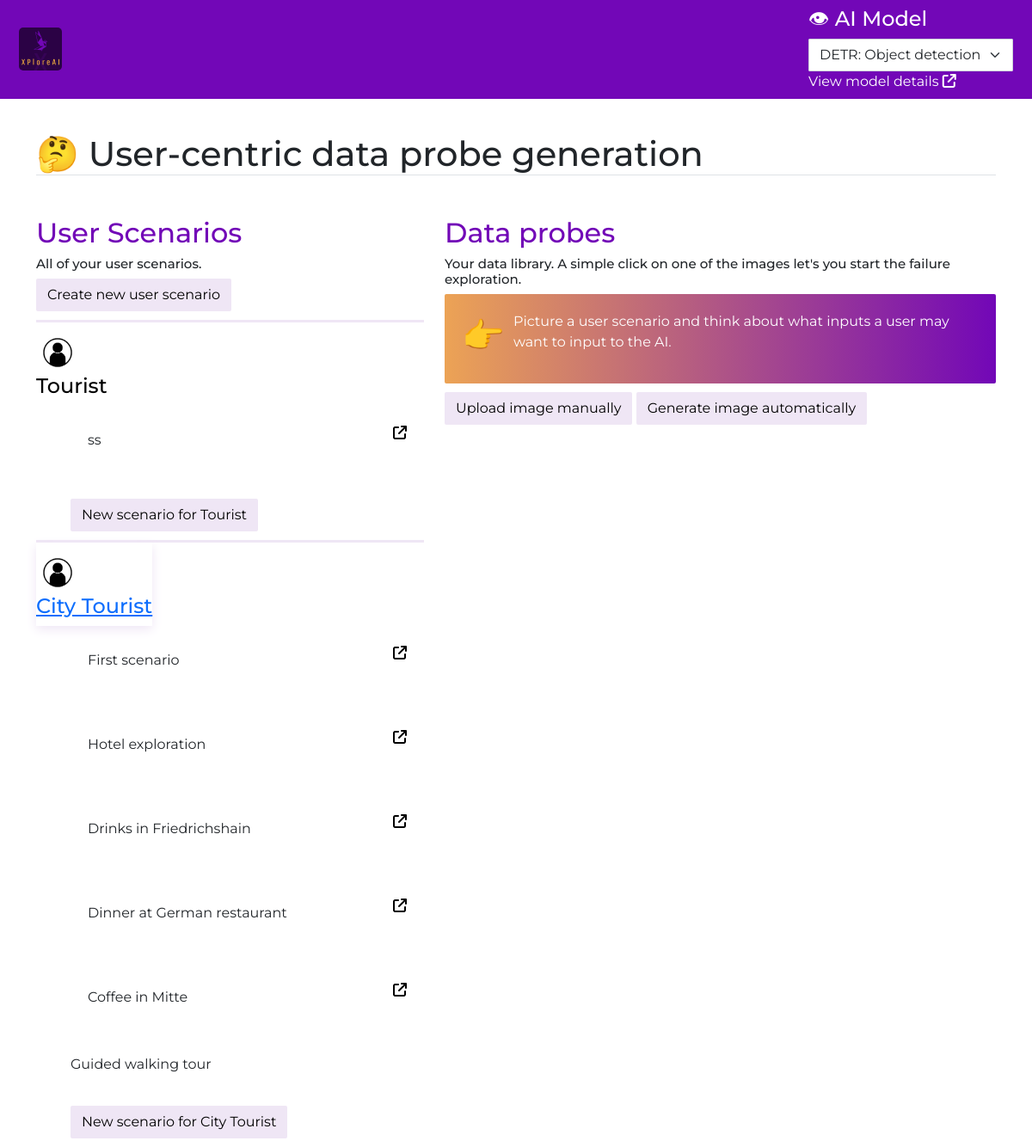
The app's page /fdd_app/persona=36/scenario=48/samples with its own data.
### fdd_app/models.py (models this page shows)
class Persona(models.Model):
  image = models.ImageField(upload_to='personas/', default='personas/default_persona.jpeg')
  name = models.CharField(max_length=100, blank=True)
  description = models.TextField(blank=True)

class Scenario(models.Model):
  persona = models.ForeignKey(Persona, on_delete=models.CASCADE, blank=True)
  description = models.CharField(max_length=300, blank=True)

### fdd_app/views.py (the view)
# urls.py: path('persona=<int:persona_id>/scenario=<int:scenario_id>/samples', views.samples, name='samples'),
@csrf_exempt
def samples(request, persona_id, scenario_id):
  latest_scenario = Scenario.objects.latest('id')
  lastest_persona = latest_scenario.persona
  query_form = QueryForm(request.POST)
  persona = Persona.objects.get(id=persona_id)
  scenario = Scenario.objects.get(id=scenario_id)
  personas = Persona.objects.all().order_by("-id")
  scenarios = Scenario.objects.all().order_by("-id")
  p_and_s = []
  for p in personas:
    s = p.scenario_set.all().order_by('-id')
    p_and_s.append({'persona': p, 'scenarios': s})
  samples = Sample.objects.filter(scenario=scenario)
  ais = Ai.objects.all()
  if request.method == "POST" and query_form.is_valid():
    qf = query_form.save(commit=False)
    qf.persona = persona
    qf.scenario = scenario
    qf.save()
    query = Query.objects.latest('id')
    results = call_google_api(query.input_query)
    image_results = results['images_results']
    random_idx = np.random.randint(0, np.floor(len(image_results)/4))
    image_results = image_results[random_idx:random_idx + 1]
    for image_result in image_results:
      url = image_result['thumbnail']
      title = image_result['title']
      urllib.request.urlretrieve(url, 'media/images/{}.jpg'.format(title))
      image1 = Sample.objects.create(image='../media/images/{}.jpg'.format(title), persona=persona, scenario=scenario)
      image1.save()
    client = replicate.Client(api_token=os.environ['REPLICATE_API_TOKEN'])
    model = client.models.get("kuprel/min-dalle")
    generated_image = model.predict(text=query.input_query, grid_size=1, temperature=1, progressive_outputs=False)
    for url in generated_image:
      sample = Sample.objects.latest('id')
      file_name = 'media/images/{}.jpg'.format(sample.id + 1)
      res = requests.get(url, stream = True)
      if res.status_code == 200:
        with open(file_name,'wb') as f:
          shutil.copyfileobj(res.raw, f)
          image2 = Sample.objects.create(image='../media/images/{}.jpg'.format(sample.id + 1), persona=persona, scenario=scenario)
          image2.save()
        print('Image sucessfully Downloaded: ',file_name)
      else:
        print('Image Couldn\'t be retrieved')
    return render(request, 'fdd_app/samples.html',
      {
      'latest_persona': lastest_persona,
      'latest_scenario': latest_scenario,
      'query_form': query_form,
      'samples': samples,
      'persona': persona,
      'scenario': scenario,
      'ais': ais,
      'p_and_s': p_and_s
      })
  else:
    return render(request, 'fdd_app/samples.html',
      {
      'latest_persona': lastest_persona,
      'latest_scenario': latest_scenario,
      'query_form':query_form,
      'samples': samples,
      'persona': persona,
      'scenario': scenario,
      'ais': ais,
      'p_and_s': p_and_s,
      })

### fdd_app/forms.py
class QueryForm(forms.ModelForm):
  input_query = forms.CharField(widget=forms.TextInput(attrs={'placeholder': 'Prompt'}), label="", required=True)
  class Meta:
    model = Query
    fields = ['input_query']

### fdd_app/templates/fdd_app/samples.html (shortened to what this page needs)
<!DOCTYPE html>
<html lang="en">
<head>
    {% load static %}
    {% load mathfilters %}
    {% load index %}
    {% load to_int %}
    <link rel="stylesheet" type="text/css" href="{% static 'fdd_app/css/style.css' %}">
    <link href="https://cdn.jsdelivr.net/npm/bootstrap@5.2.0-beta1/dist/css/bootstrap.min.css" rel="stylesheet">
</head>
<body class="font">
  <nav class="navbar navbar-expand-lg">
    <div class="container-fluid">
      <img class="logo" src="../../../media/logo/xploreai.png" alt="XploreAI">
      <div class="margin-right">
        <h4 class="white">&#128065 AI Model</h4>
        <div class="dropdown whitebackground border-radius">
        <select class="form-select border-radius" aria-label="Default select example">
        {% for ai in ais %}
          <option class="border-radius" value="persona{{forloop.counter}}">{{ai.name}}</option>
        {% endfor %}
        </select>
        </div>
        <a class="link-white" href="/fdd_app/read_ai">View model details  <i class="fa-solid fa-arrow-up-right-from-square"></i></a>
      </div>
    </div>
  </nav>
  <div class="container">
   <h1 class="border-bottom margin-top-large">🤔 User-centric data probe generation</h1>
    <div class="row justify-content-start">
      <div class="col-5">
        <h2 class="purple-color margin-top-large">User Scenarios</h2>
        <h3 class="font-size-15"> All of your user scenarios. </h3>
          <a class="btn secondary margin-bottom-small" href="/fdd_app/create_persona">Create new user scenario</a>
          {% for item in p_and_s %}
          <div class="d-flex align-items-center width100 border-top-thick">
            <a class="{% if item.persona.id == persona.id %}active_persona{% else %}link-black {%endif%}" href="/fdd_app/persona={{item.persona.id}}/read_persona">
                <img src="{{ item.persona.image.url }}" alt="" class="border-radius img-fluid thumb margin-top-small">
                <h4 class=""> {{item.persona.name}}</h4>
            </a>
          </div>
            {% for s in item.scenarios %}
              <div class="{% if s.id == scenario.id %}active_card{% else %}mycard{%endif%} margin-bottom-small margin-left-large d-flex justify-content-between">
                <div class="position-relative">
                  <p>{{s.description}}</p>
                </div>
                <a class="margin-left-large margin-bottom-small" href="/fdd_app/persona={{item.persona.id}}/scenario={{scenario.id}}/read_scenario"><i class="fa-solid fa-arrow-up-right-from-square {% if s.id == scenario.id %}link-white{% else %}link-black{%endif%} "></i></a>
              </div>
            {% endfor %}
          <a class="btn secondary margin-top-small margin-left-large margin-bottom-small"href="/fdd_app/persona={{item.persona.id}}/create_scenario">New scenario for {{item.persona.name}}</a>
        {% endfor %}
      </div>
      <div class="col-7">
        <h2 class="purple-color margin-top-large">Data probes</h2>
        <h3 class="font-size-15">Your data library. A simple click on one of the images let's you start the failure exploration.</h3>
         <div class="instruction border-radius margin-bottom-small d-flex" role="alert">
            <h1 class="margin-right-small">👉</h1> <p>Picture a user scenario and think about what inputs a user may want to input to the AI.</p>
          </div>
        <p>
          <a class="btn secondary" data-bs-toggle="collapse" href="#multiCollapseExample1" role="button" aria-expanded="false" aria-controls="multiCollapseExample1">Upload image manually</a>
          <a class="btn secondary" data-bs-toggle="collapse" href="#multiCollapseExample2" role="button" aria-expanded="false" aria-controls="multiCollapseExample2"> Generate image automatically</a>
        </p>
      </div>
    </div>
  </div> <! -- CONTAINER-->
</body>
</html>

### fdd_app/static/fdd_app/css/style.css (style rules this page uses)
:root { --purple: #7207B7; --white: #ffffff; --gold: #ECA355; --lightgold: rgba(236, 163, 85, 0.2); --light: #F9FAFB; --lightpurple: #efe6f5; --black: #000000; --red: red; --yellow: yellow; --green: green; --blue: blue; --pink: #BB657B; --grey: #f4f4f4; --darkpurple: #2b0245; --disabled: #A05BCD; }
body.font { font-family: 'Montserrat', sans-serif; }
.mycard { border-radius: 2px; padding: 20px; background-color: white; }
.link-white { text-decoration: none; color: var(--white); }
.link-black { text-decoration: none; color: var(--black); }
.width100 { width: 100%; }
.thumb { max-height: 50px; width: auto; border-radius: 2px; }
.border-bottom { border-bottom: 0.3px solid var(--lightpurple) !important; }
.border-top-thick { border-top: 3px solid var(--lightpurple); }
.font-size-15 { font-size: 15px; }
.active_persona { box-shadow: var(--lightpurple) 0px 4px 12px; }
.white { color: var(--white); }
.instruction { padding: 20px; color: white; background-image: linear-gradient(90deg, var(--gold), var(--purple)); display: flex; align-items: center; }
.purple-color { color: var(--purple); }
.secondary { background-color: var(--lightpurple) !important; color: var(--black) !important; }
.btn { border-radius: 2px !important; }
.border-radius { border-radius: 2px !important; }
.margin-bottom-small { margin-bottom: 10px; }
.margin-top-large { margin-top: 40px !important; }
.margin-top-small { margin-top: 10px !important; }
.margin-left-large { margin-left: 40px; }
.margin-right-small { margin-right: 10px; }
.logo { border-radius: 5px; height: 50px; }
.navbar { position: absolute; background-color: var(--purple); padding-left: 10px !important; padding-right: 10px !important; z-index: 1000; }
.whitebackground { background-color: white; }

### records on screen
Persona: persona.image (placeholder picture), persona.name "Tourist"
Scenario: description "ss"
Persona: persona.image (placeholder picture), persona.name "City Tourist"
Scenario: description "First scenario"
Scenario: description "Hotel exploration"
Scenario: description "Drinks in Friedrichshain"
Scenario: description "Dinner at German restaurant"
Scenario: description "Coffee in Mitte"
Scenario: description "Guided walking tour"

### other values on screen
form field value "DETR: Object detection"
